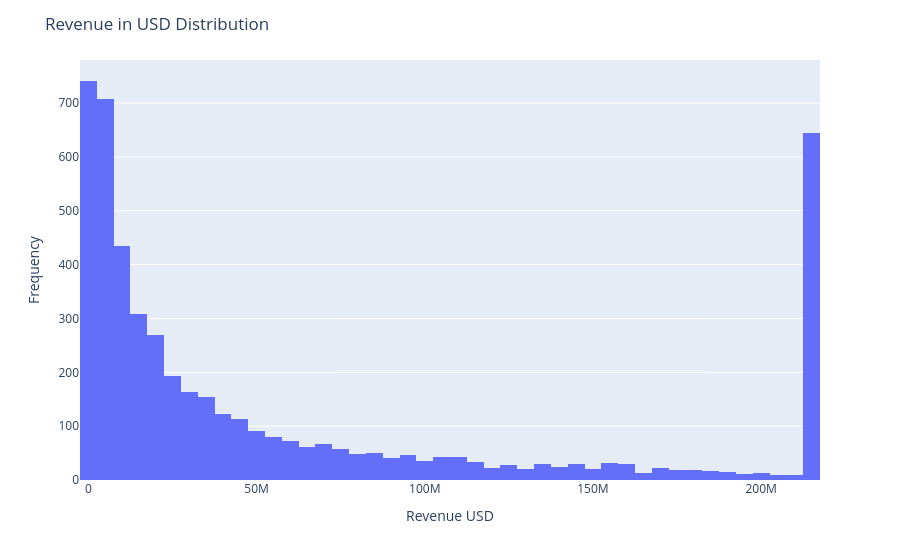

The code cell stored with this chart in its notebook:
### Code cell
# Lets use our 

treat_outliers(df,'revenue_usd')

fig =  px.histogram(
    data_frame= df,
    x='revenue_usd'
)

fig.update_layout(
    title ='Revenue in USD Distribution',
    yaxis_title='Frequency',
    xaxis_title='Revenue USD'
)

fig.show()

### Figure 1 — Plotly figure (JSON) as saved in the notebook; plotly's stock layout.template omitted (floating-point values rounded to 4 significant figures; data arrays with more than 128 entries replaced by an {"elided": "..."} marker saying what was removed)
{"data": [{"bingroup": "x", "hovertemplate": "revenue_usd=%{x}<br>count=%{y}<extra></extra>", "legendgroup": "", "marker": {"color": "#636efa", "pattern": {"shape": ""}}, "name": "", "orientation": "v", "showlegend": false, "type": "histogram", "x": {"elided": "5000 float values"}, "xaxis": "x", "yaxis": "y"}], "layout": {"barmode": "relative", "legend": {"tracegroupgap": 0}, "margin": {"t": 60}, "title": {"text": "Revenue in USD Distribution"}, "xaxis": {"anchor": "y", "domain": [0, 1], "title": {"text": "Revenue USD"}}, "yaxis": {"anchor": "x", "domain": [0, 1], "title": {"text": "Frequency"}}}}
